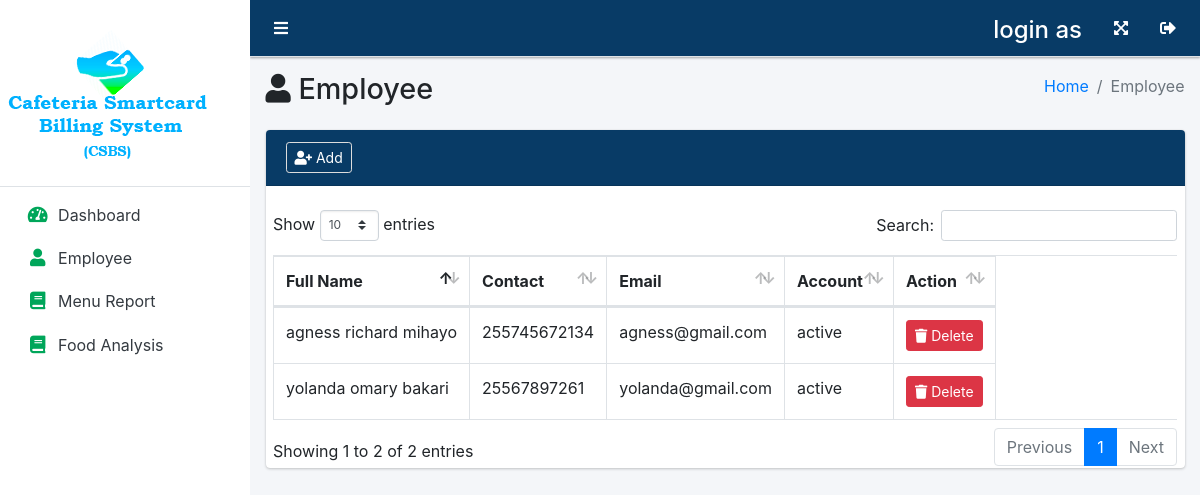
The app's page /college/admin/Employee.php with its own data.
### tables this page shows
CREATE TABLE `cafereriaowner` (
  `id` int(11) NOT NULL,
  `FirstName` varchar(200) NOT NULL,
  `SecondName` varchar(200) NOT NULL,
  `Lastname` varchar(200) NOT NULL,
  `Phonenumber` varchar(20) NOT NULL,
  `email` varchar(200) NOT NULL,
  `address` varchar(200) NOT NULL,
  `college` varchar(150) NOT NULL,
  `usertype` int(11) NOT NULL DEFAULT 0,
  `cafeteria` varchar(100) NOT NULL,
  `password` varchar(200) NOT NULL,
  `createdAt` varchar(100) NOT NULL DEFAULT current_timestamp(),
  `updatedAT` varchar(100) NOT NULL
);

### college/admin/Employee.php (the view, shortened to what this page needs)
<!DOCTYPE html>
<html lang="en">
<head>
   <link rel="stylesheet" href="../../asset/fontawesome/css/all.min.css">
   <link rel="stylesheet" href="../../asset/css/adminlte.min.css">
   <link rel="stylesheet" href="../../asset/tables/datatables-bs4/css/dataTables.bootstrap4.min.css">
</head>
<body class="hold-transition sidebar-mini layout-fixed">
   <div class="wrapper">
      <?php
       include_once('includes/nav.php');
    include_once('includes/aside.php');
    include_once('../../include/connection.php');
     ?>
         <div class="content-wrapper">
            <div class="content-header">
               <div class="container-fluid">
                  <div class="row mb-2">
                     <div class="col-sm-6">
                        <h1 class="m-0"><span class="fa fa-user"></span> Employee</h1>
                     </div>
                     <div class="col-sm-6">
                        <ol class="breadcrumb float-sm-right">
                           <li class="breadcrumb-item"><a href="#">Home</a></li>
                           <li class="breadcrumb-item active">Employee</li>
                        </ol>
                     </div>
                  </div>
               </div>
            </div>
            <section class="content">
               <div class="container-fluid">
                  <div class="card card-info">
                     <div class="card-header" style="background-color:rgb(8,59,102);">
                     <a class="btn btn-sm" href="#" data-toggle="modal"
                        data-target="#add" style="border: 1px solid #ddd;"><i
                        class="fa fa-user-plus"></i> Add</a>
                     </div>
                     <br>
                     <div class="col-md-12 col-lg-12 col-sm-12">
                        <table id="example1" class="table table-bordered table-responsive">
                           <thead>
                              <tr>
                                 <th>Full Name</th>
                                 <th>Contact</th>
                                 <th>Email</th>
                                 <th>Account</th>
                                 <th>Action</th>
                              </tr>
                           </thead>
                           <tbody>
                           <?php
                              $sql ="SELECT * FROM `cafereriaowner` where usertype=1";
                              if($sqlResult = mysqli_query($con,$sql))
                              {
                                 if(mysqli_num_rows($sqlResult)>0)
                                 {
                                    while($row = mysqli_fetch_assoc($sqlResult))
                                    {
                                       echo "<tr>";
                                     echo  '<td>'.$row['FirstName']." ".$row['SecondName']." ".$row['Lastname'].'</td>';
                                     echo  '<td>'.$row['Phonenumber'].'</td>';
                                     echo  '<td>'.$row['email'].'</td>';
                                     echo  '<td>active</td>';
                                     echo '  <td class="text-center">
                                        <a class="btn btn-sm btn-danger" href="#" data-toggle="modal"
                                           data-target="#delete"><i
                                           class="fa fa-trash"></i> Delete</a>
                                  </td>';
                                       echo "</tr>";
                                    }
                                 }
                              }
                              ?>
                           </tbody>
                        </table>
                     </div>
                  </div>
               </div>
            </section>
         </div>
      </div>
   </body>
</html>

### records on screen
cafereriaowner: FirstName "agness", SecondName "richard", Lastname "mihayo", Phonenumber "255745672134", email "agness@gmail.com"
cafereriaowner: FirstName "yolanda", SecondName "omary", Lastname "bakari", Phonenumber "25567897261", email "yolanda@gmail.com"
